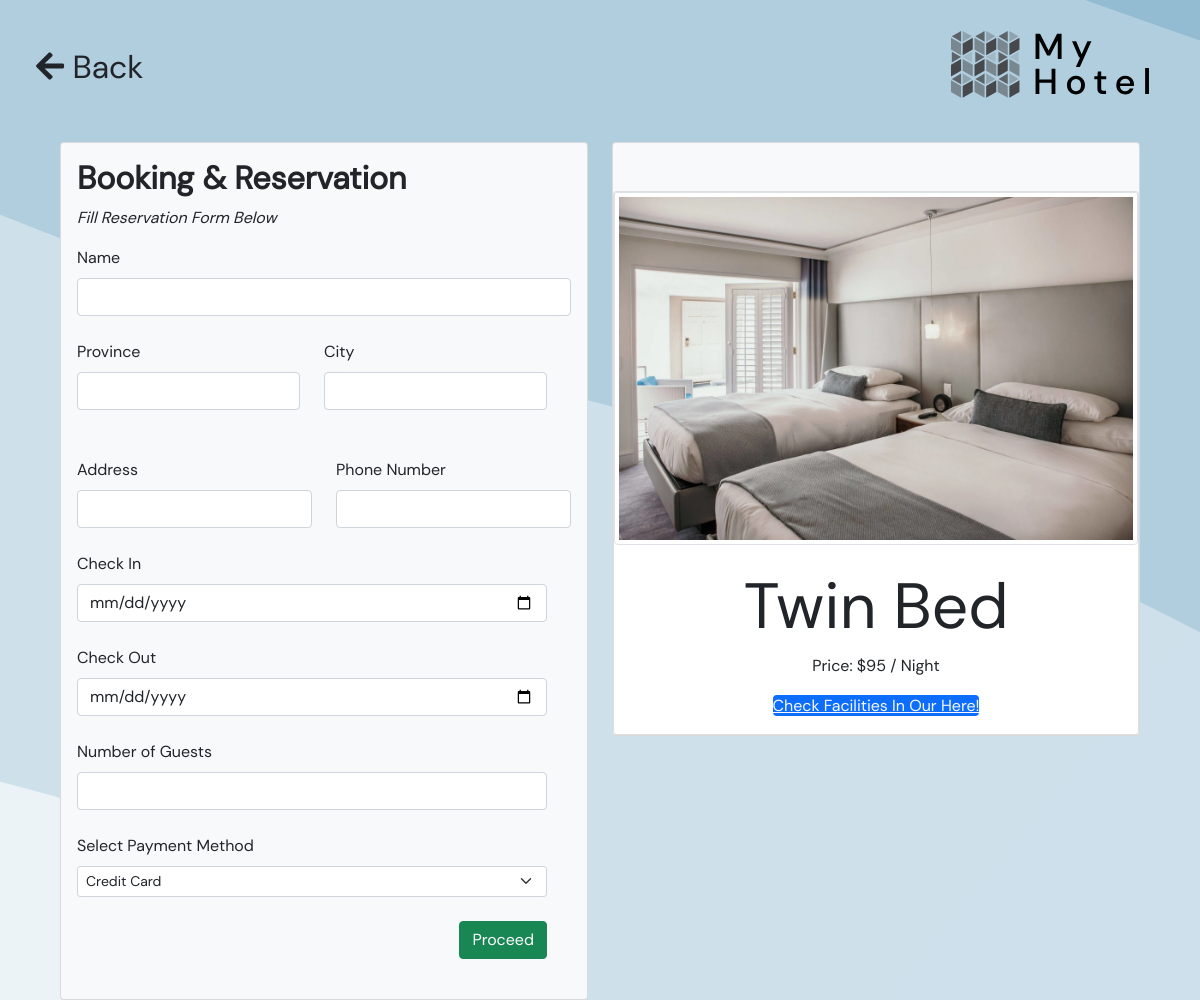
/booking.php?id=1 (signed in), run on the app's committed database.
### tables this page shows
CREATE TABLE `room` (
  `id` int(11) NOT NULL,
  `name` varchar(50) NOT NULL,
  `price` int(10) NOT NULL,
  `pic` varchar(255) DEFAULT NULL
);

### booking.php (the view, shortened to what this page needs)
<!DOCTYPE html>
<html lang="en">
<head>
    <link href="https://cdn.jsdelivr.net/npm/bootstrap@5.1.3/dist/css/bootstrap.min.css" rel="stylesheet">
    <link rel="stylesheet" href="https://use.fontawesome.com/releases/v5.15.4/css/all.css"/>
    <link rel="stylesheet" href="fonts/stylesheet.css">
    <link rel="stylesheet" href="styles/submenu.css">
    <link href="https://unpkg.com/aos@2.3.1/dist/aos.css" rel="stylesheet">
</head>
<?php
include_once 'conn.php';
$room = "SELECT id, name, price, pic FROM room WHERE id = '$_GET[id]'";
$hasil = $conn -> query($room);
if ($hasil->num_rows > 0) {
    $row2 = $hasil->fetch_assoc();
}
?>
<body id="booking-page">
    <section id="wrapper">
        <div class="navigation">
            <div class="row">
                <div class="p-5 col-3">
                    <a href="reservations.php" class="text-decoration-none text-dark"><h2><i class="fas fa-arrow-left"></i> Back</h2></a>
                </div>
                <div class="col-9">
                    <img src="gambar/logo.svg" alt="" class="float-end mx-5">
                </div>
            </div>
        </div>
        <div class="row mx-5">
            <div class="col-6">
                <div class="card bg-light">
                    <div class="card-body">
                        <h2 class="fw-bold">Booking & Reservation</h2>
                        <p class="mb-3 fst-italic">Fill Reservation Form Below </p>
                        <form action="booking_proses.php" method="post" class="needs-validation" novalidate>
                            <div class="row">
                                <div class="col-md mb-4">
                                  <div class="form-outline">
                                    <label class="form-label" for="form3Example1">Name</label>
                                    <input type="text" id="form3Example1" name="nama" class="form-control" required />
                                  </div>
                                </div>
                                <div class="row mb-4">
                                    <div class="col-md mb-4">
                                      <div class="form-outline">
                                        <label class="form-label" for="provinceform">Province</label>
                                        <input type="text" id="provinceform" name="province" class="form-control" required />
                                      </div>
                                    </div>
                                    <div class="col-md mb-4">
                                      <div class="form-outline">
                                        <label class="form-label" for="cityform">City</label>
                                        <input type="text" id="cityform" name="city" class="form-control" required />
                                      </div>
                                    </div>
                                </div>
                                <div class="col-md mb-4">
                                    <div class="form-outline">
                                      <label class="form-label" for="form3Example2">Address</label>
                                      <input type="text" id="form3Example2" name="address" class="form-control" required />
                                    </div>
                                </div>
                                <div class="col-md mb-4">
                                    <div class="form-outline">
                                      <label class="form-label" for="form3Example22">Phone Number</label>
                                      <input type="text" id="form3Example22" name="phone" class="form-control" required />
                                    </div>
                                </div>
                                <div class="row">
                                    <div class="col-md mb-4">
                                        <div class="form-outline">
                                          <label class="form-label" for="checkindate">Check In</label>
                                          <input type="date" id="checkindate" name="checkin" class="form-control" required />
                                        </div>
                                    </div>
                                </div>
                                <div class="row">
                                    <div class="col-md mb-4">
                                        <div class="form-outline">
                                          <label class="form-label" for="checkoutdate">Check Out</label>
                                          <input type="date" id="checkoutdate" name="checkout" class="form-control" required />
                                        </div>
                                    </div>
                                </div>
                                <div class="row">
                                    <div class="col-md mb-4">
                                        <div class="form-outline">
                                          <label class="form-label" for="guestsform">Number of Guests</label>
                                          <input type="text" id="guestsform" name="guests" class="form-control" required />
                                        </div>
                                    </div>
                                </div>
                                <div class="row">
                                    <div class="col-md mb-4">
                                        <label class="form-label" for="paymenttype">Select Payment Method</label>
                                        <select class="form-select form-select-sm" aria-label=".form-select-sm example" name="payment" required>
                                            <option value="Credit Card">Credit Card</option>
                                        </select>
                                    </div>
                                </div>
                                <div class="row">
                                    <div class="col-md mb-4 text-end">
                                        <button type="submit" class="btn btn-success">Proceed</button>
                                    </div>
                                </div>
                            </div>
                        </form>
                    </div>
                </div>
            </div>
            <div class="col-6">
                <div class="card bg-light">
                    <div class="card mt-5">
                        <img src="<?php echo $row2['pic']; ?>" class="img-thumbnail card-img-top">
                        <div class="card-body">
                            <ul class="list-group list-group-flush text-center">
                                <li class="list-group-item display-3 "><?php echo "$row2[name]"; ?></li>
                              </ul>
                            <div class="row">
                                <div class="col-12 text-center">
                                    <p class="fw-light">Price: $<?php echo "$row2[price]"; ?> / Night</p>
                                </div>
                                <div class="col text-center">
                                    <a href="facilities.php" class="text-light bg-primary rounded">Check Facilities In Our Here!</a>
                                </div>
                            </div>
                        </div>
                    </div>
                </div>
            </div>
        </div>
    </section>
</body>
</html>

### styles/submenu.css (style rules this page uses)
#wrapper { font-family: 'DM Sans Regular' ; }
body { overflow-x: hidden; margin: 0; padding: 0; }
html { scroll-behavior: smooth !important; }

### booking.php (style rules this page uses)
#booking-page { background-image: url(gambar/booking-bg.png); }

### data on the page
room: pic (picture), name "Twin Bed", price "95"
